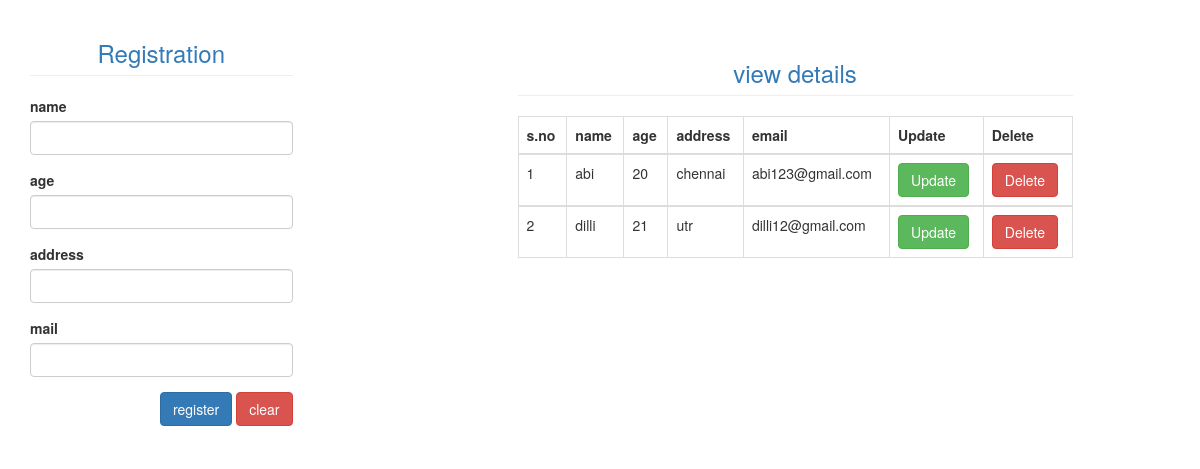
Before: / with the older database file.
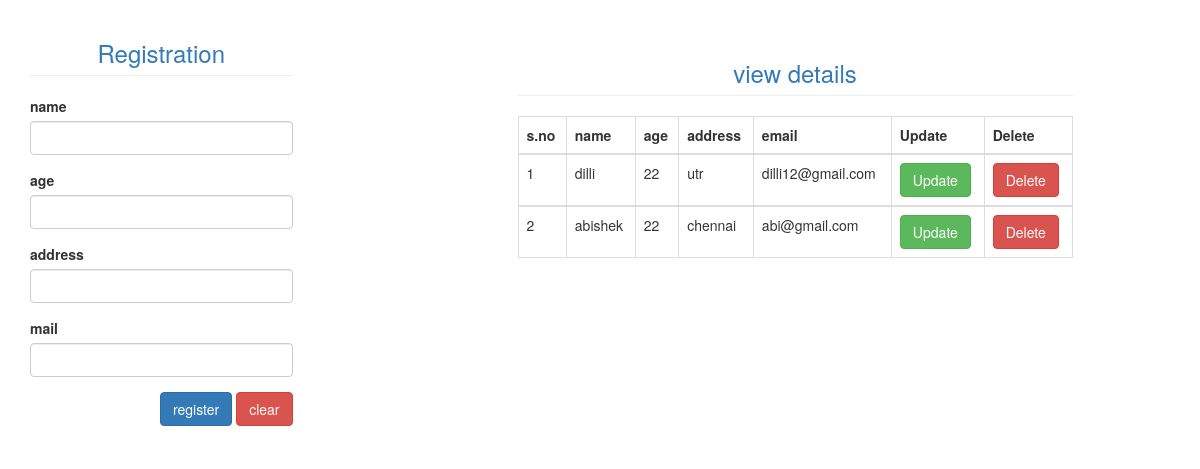
After: the same page with the newer database file.
### firstapp/models.py (models this page shows)
class datas(models.Model):
    Name=models.CharField(max_length=20,default='')
    Age=models.IntegerField(default='')
    Address=models.CharField(max_length=50,default='')
    Email=models.CharField(max_length=20,default='')

### firstapp/views.py (the view)
# urls.py: path('',views.indexx,name="indexx"),
def indexx(req):
    mydata=datas.objects.all()
    if(mydata!=''):
         return render(req,'indexx.html',{'datas':mydata})
    else:
         return render(req,'indexx.html')

### firstapp/templates/indexx.html (shortened to what this page needs)
{% load static %}
<!DOCTYPE html>
<html lang="en">
<head>
    {% load static %}
    <link rel="stylesheet" href="{%static 'bootstrap/css/bootstrap.min.css'%}">
</head>
<body>
    <div class="container-fluid">
        <div class="col-md-offset-0 col-md-3">
            <form action="addData" method="POST" autocomplete="off">
            <h3 class="page-header text-primary text-center">Registration</h3>
            <div class="form-group">
                <label>name</label>
                <input type="text" class="form-control" name="name">
            </div>
            <div class="form-group">
                <label>age</label>
                <input type="number" class="form-control" name="age">
            </div>
            <div class="form-group">
                <label>address</label>
                <input type="text" class="form-control" name="address">
            </div>
            <div class="form-group">
                <label>mail</label>
                <input type="email" class="form-control" name="email">
            </div>
            <div class="form-group pull-right">
                <input type="submit" value="register" class="btn btn-primary">
                <input type="reset" value="clear" class="btn btn-danger">
            </div>
            </form>
        </div>
          <br>
        <div class="col-md-6 col-md-offset-2">
            {% if datas %}
            <h3 class="page-header text-primary text-center">view details</h3>
            <table class="table table-bordered">
                <thead>
                    <tr>
                        <th>s.no</th>
                        <th>name</th>
                        <th>age</th>
                        <th>address</th>
                        <th>email</th>
                        <th>Update</th>
                        <th>Delete</th>
                    </tr>
                </thead>
                    {% for data in datas %}
                    <tbody>
                        <tr>
                            <td>{{forloop.counter}}</td>
                            <td>{{data.Name}}</td>
                            <td>{{data.Age}}</td>
                            <td>{{data.Address}}</td>
                            <td>{{data.Email}}</td>
                            <td><a class="btn btn-success"href="updateData/{{data.id}}">Update</a></td>
                            <td><a class="btn btn-danger"href="deleteData/{{data.id}}">Delete</a></td>
                        </tr>
                    </tbody>
                    {% endfor %}
            </table>
            {% endif %}
        </div>
    </div>
</body>
</html>

Changed rows visible on the page:
removed datas: Name "abi", Age "20", Address "chennai", Email "abi123@gmail.com"
changed datas "dilli": Age "21" → "22"
added datas: Name "abishek", Age "22", Address "chennai", Email "abi@gmail.com"
